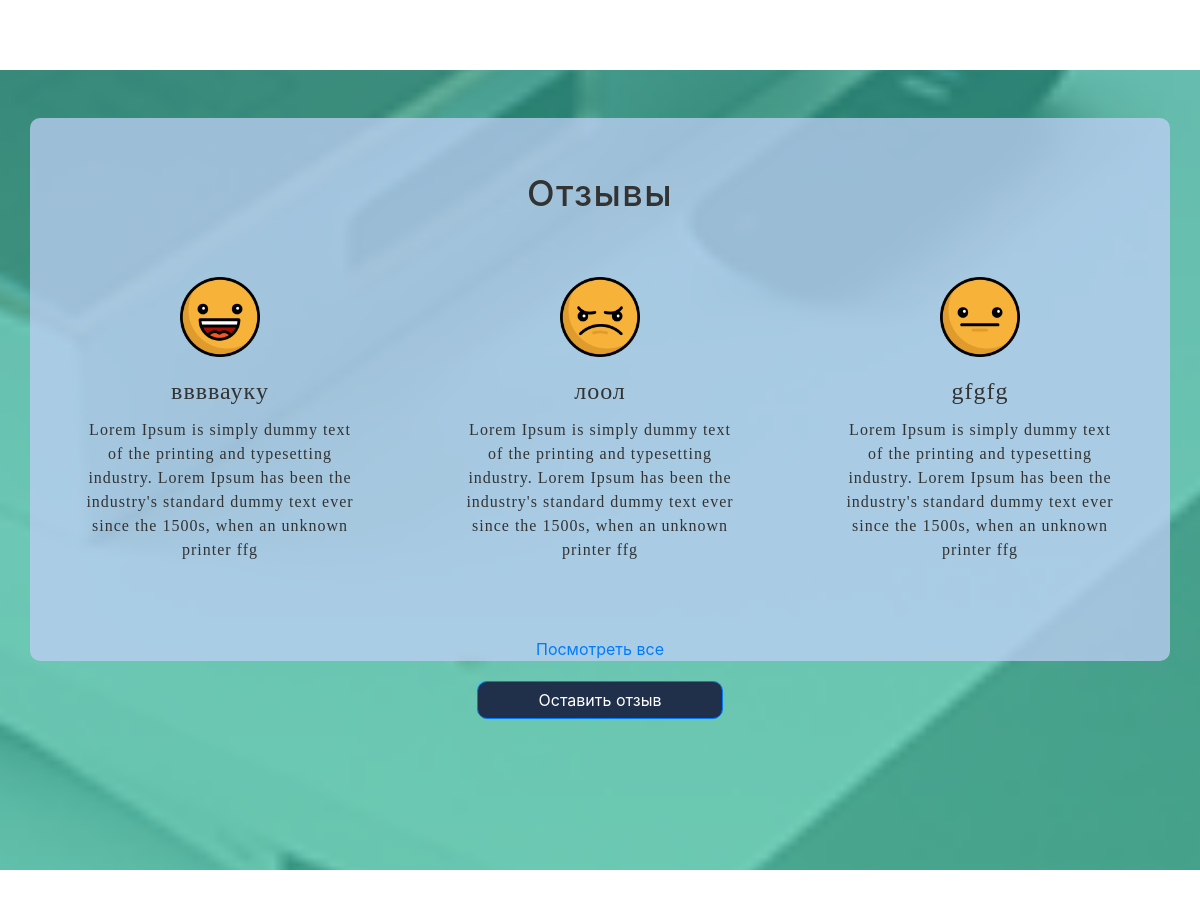
Before: / (middle part) with the older database file.
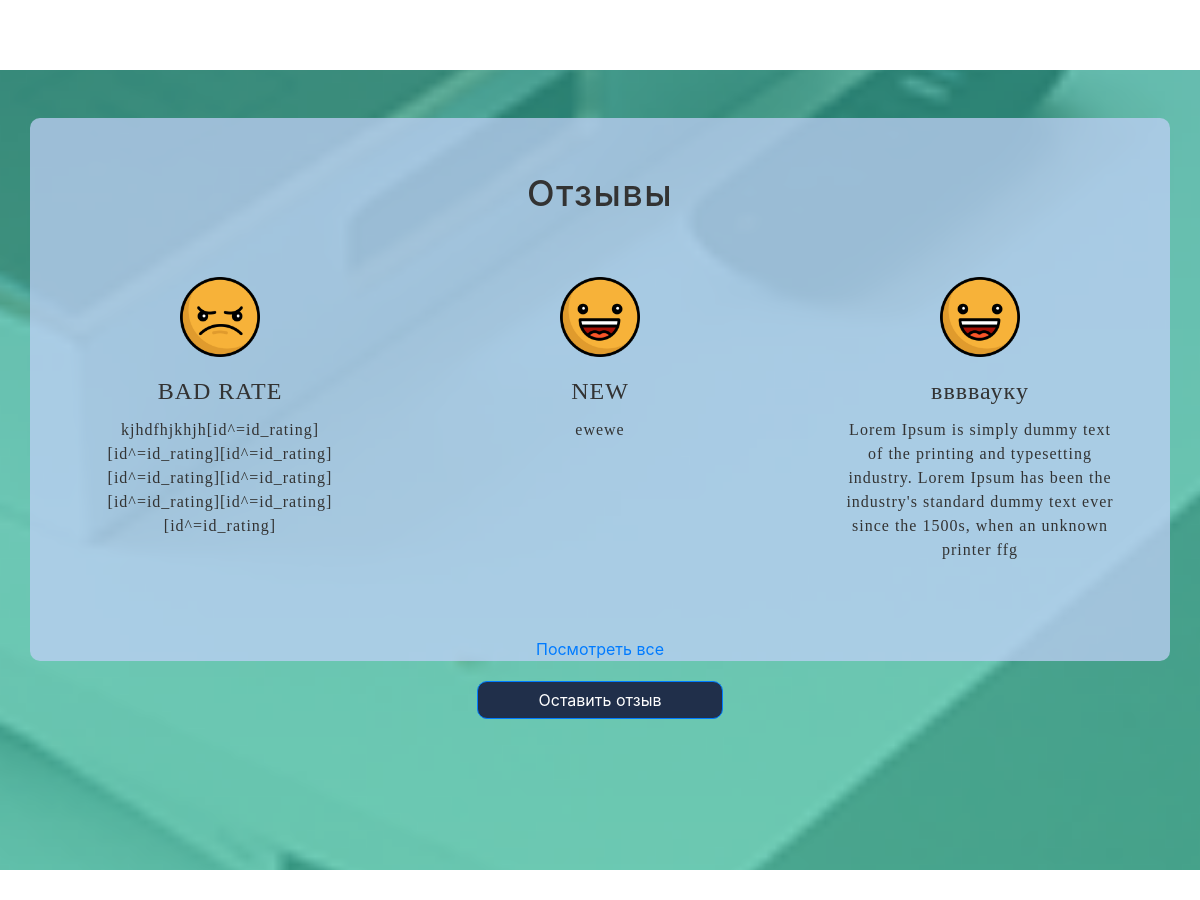
After: the same page with the newer database file.
### hoz/models.py (models this page shows, shortened)
class ReviewPost(models.Model):
    author = models.CharField(max_length=40)
    text = models.TextField(max_length=180)
    rating = models.IntegerField(default=0)
    published_date = models.DateTimeField(
            blank=True, null=True)

### hoz/views.py (the view)
# urls.py: url(r'^$', views.main, name='main'),
def main(request):
    posts = ReviewPost.objects.filter(published_date__lte=timezone.now()).order_by('-published_date')
    if request.method == "POST":
        form = ReviewPostForm(request.POST)
        if form.is_valid():
            post = form.save(commit=False)
            post.published_date = timezone.now()
            post.save()
            return redirect('main')
        form_request = RequestPostForm(request.POST)
        if form_request.is_valid():
            post_request = form_request.save(commit=False)
            post_request.published_date = timezone.now()
            post_request.save()
            return redirect('main')
    else:
        form = ReviewPostForm()
        form_request = RequestPostForm()
    return render(request, 'hoz/main.html', {'posts': posts[:3], 'form': form, 'form_request': form_request})

### hoz/templates/hoz/main.html (shortened to what this page needs)
{% extends 'hoz/base.html' %}
{% load staticfiles %}
{% block content %}
<section class="portfolio">
    <div class="container-fluid">
        <div class="row justify-content-end">
        </div>
    </div>
</section>
<section class="reviews">
    <div class="container reviews-container">
        <div class="caption-dark"><h2>Отзывы</h2></div>
        <div class="row reviews-row">
            {% for post in posts %}
            <div class="col">
                <div class="card hoz-card">
                    <div class="col">
                        {% if post.rating == 1 %}
                        <img class="card-img-top" src="{% static 'img/rating/confused.png' %}" alt="Rating">
                        {% elif post.rating == 2 %}
                        <img class="card-img-top" src="{% static 'img/rating/sad.png' %}" alt="Rating">
                        {% else %}
                        <img class="card-img-top" src="{% static 'img/rating/happy.png' %}" alt="Rating">
                        {% endif %}
                        <div class="card-body">
                            <h4 class="card-title">{{ post.author }}</h4>
                            <p class="card-text">{{ post.text|linebreaksbr }}</p>
                        </div>
                    </div>
                </div>
            </div>
            {% endfor %}
        </div>
        <div class="row justify-content-center">
            <a href="">Посмотреть все</a>
        </div>
    </div>
    <div class="row justify-content-center">
        <button type="button" class="btn btn-primary hoz-btn" data-toggle="modal" data-target="#exampleModal">
            Оставить отзыв
        </button>
    </div>
</section>
<section class="request">
    <div class="caption-dark hoz-caption-bigger"><h2>Оставьте заявку на химчистку</h2></div>
</section>
<link rel="stylesheet" href="{% static 'css/main.css' %}">
{% endblock %}

### hoz/templates/hoz/base.html (shortened to what this page needs)
{% load staticfiles %}
<!DOCTYPE html>
    <head>
        <link rel="stylesheet" href="{% static 'css/base.css' %}">
    </head>
    <body>
        <link rel="stylesheet" href="https://maxcdn.bootstrapcdn.com/bootstrap/4.0.0-beta.2/css/bootstrap.min.css">
        {% block content %}
        {% endblock %}
    </body>
</html>

### hoz/static/css/base.css (style rules this page uses)
html, body { height: 100%; }
body { font-family: 'Roboto', sans-serif; overflow-x: hidden; }
section { min-height: 100%; }

### hoz/static/css/main.css (style rules this page uses)
.caption-light, .caption-dark { display: flex; justify-content: center; align-items: center; }
.caption-light h2, .caption-dark h2 { font-size: 36px; font-weight: 500; line-height: 4.20; letter-spacing: 1.4px; }
.caption-dark { color: #333333; }
.hoz-card { font-size: 24px; line-height: 1.5; letter-spacing: 1px; color: #ffffff; background: none; border: none; text-align: center; }
.portfolio .container-fluid { padding: 0 5% 5%; }
.portfolio div { padding: 0; }
.portfolio .row { padding: 0.5%; margin: 0.5% 0; }
.reviews { padding: 4% 0; background: url(../img/advantages.png) 100% 100%; background-attachment: fixed; background-position: center; background-repeat: no-repeat; background-size: cover; }
.reviews-container { background-color: rgba(191, 207, 246, 0.75); border-radius: 10px; }
.hoz-btn { width: 20%; border-radius: 10px; background-color: #202f4a; margin-bottom: 5%; }
.row .hoz-btn { margin-top: 20px; }
.reviews .hoz-card img { height: 80px; width: 80px; }
.reviews-row { min-height: 360px; }
.reviews .hoz-card h4, .reviews .hoz-card p { font-family: 'Geometria'; font-weight: 500; text-align: center; color: #333333; }
.reviews .hoz-card h4 { font-size: 24px; }
.reviews .hoz-card p { font-size: 16px; }
.request { background: url(../img/foam2.png) no-repeat; }
.hoz-caption-bigger { margin-bottom: 2%; }

Changed rows visible on the page:
no longer on this page (row unchanged): ReviewPost: rating 2 (drawn), author "лоол", text "Lorem Ipsum is simply dummy text of the printing and typesetting industry. Lorem Ipsum has been the industry's standard dummy text ever since the 1500s, when an unknown printer ffg"
no longer on this page (row unchanged): ReviewPost: rating 1 (drawn), author "gfgfg", text "Lorem Ipsum is simply dummy text of the printing and typesetting industry. Lorem Ipsum has been the industry's standard dummy text ever since the 1500s, when an unknown printer ffg"
added ReviewPost: rating 2 (drawn), author "BAD RATE", text "kjhdfhjkhjh[id^=id_rating][id^=id_rating][id^=id_rating][id^=id_rating][id^=id_rating][id^=id_rating][id^=id_rating][id^=id_rating]"
added ReviewPost: rating 0 (drawn), author "NEW", text "ewewe"
